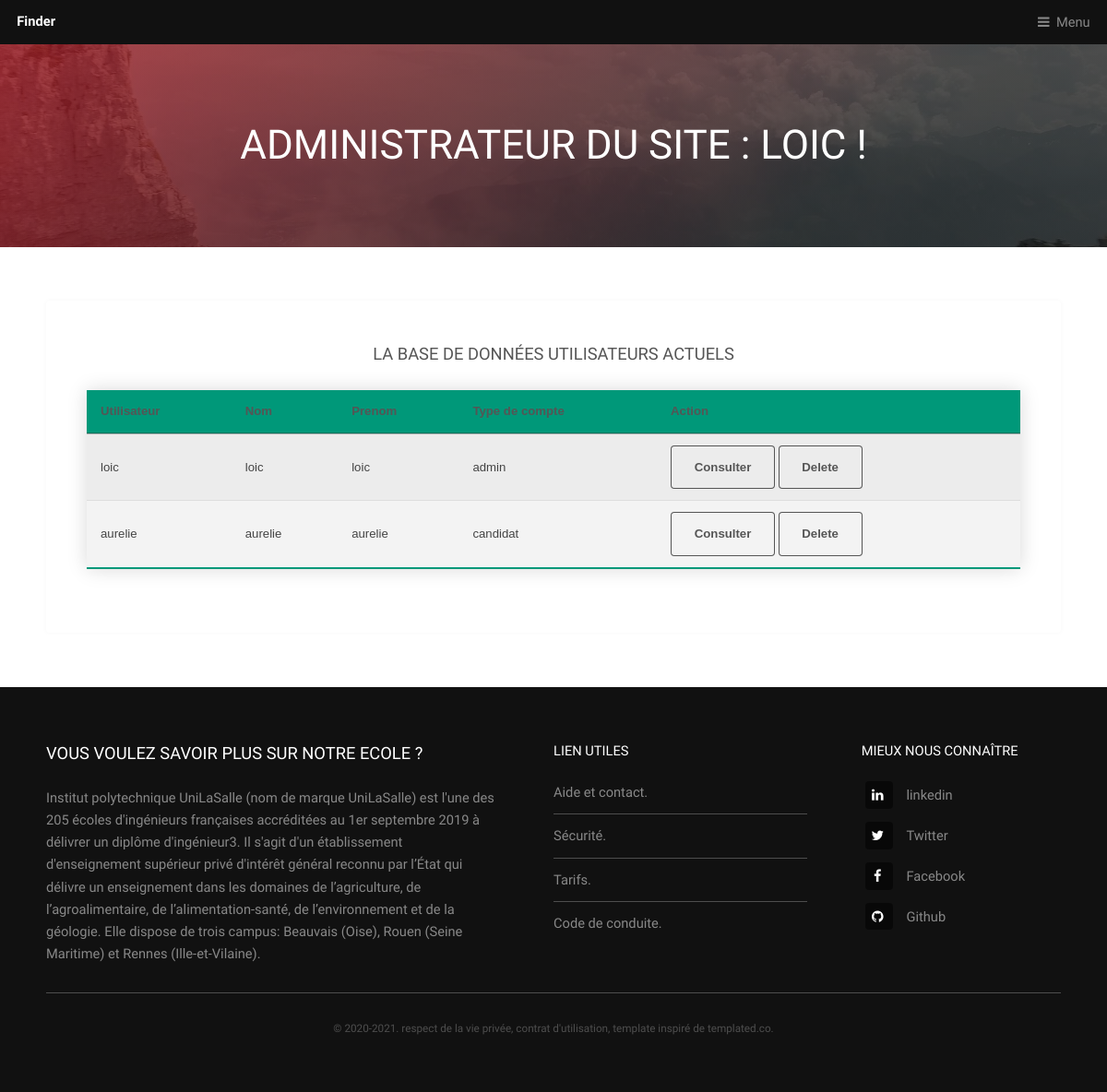
Page /admin (signed in) on the earlier database version.
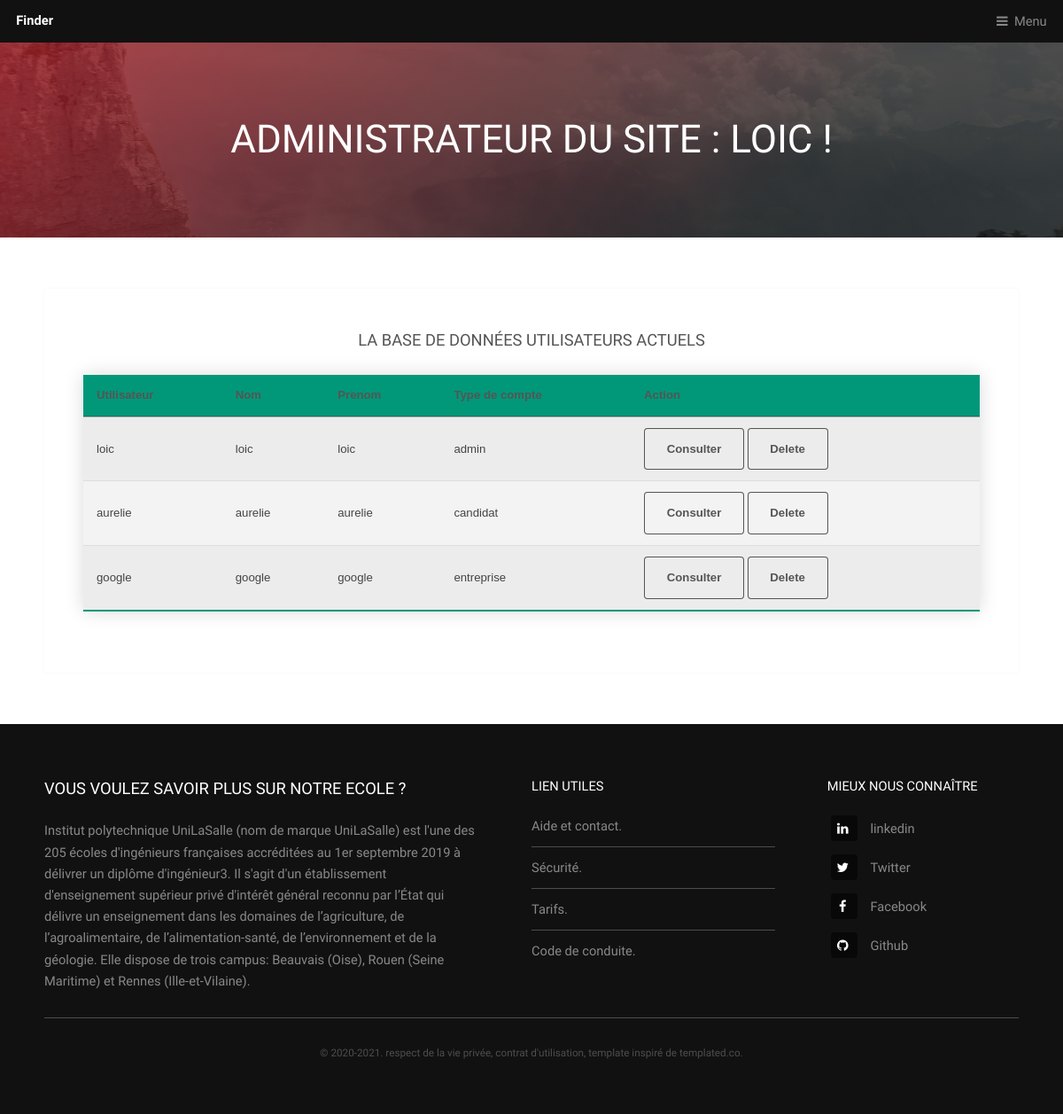
Same page on the later database version.
### website/models.py (models this page shows)
class Candidat(db.Model,UserMixin):
    __tablename__ = "candidat_parent"
    id = db.Column(db.Integer,primary_key = True)
    first_name = db.Column(db.String(10))
    last_name = db.Column(db.String(10))
    username = db.Column(db.String(10), unique =True)
    email = db.Column(db.String(10))
    password = db.Column(db.String(10))
    naissance = db.Column(db.String(10))
    sexe = db.Column(db.String(10))
    compte = db.Column(db.String(10))
    date = db.Column(db.DateTime(timezone=True), default = func.now())
    profil = db.relationship("Candidat_profil",uselist=False, backref="candidat_parent")

### website/views.py (the view)
@views.route("/admin")
@login_required
def admin():
    if current_user.compte !="admin":
        flash("vous n'êtes pas admin !",'fail')
        return redirect(url_for("views.matching"))
    all_candidat = Candidat.query.all()
    return render_template("admin.html",all_candidats = all_candidat)

### website/templates/admin.html (shortened to what this page needs)
{% extends "base.html" %}
    {% block header %}
        <div id="heading" >
            <h1>
                Administrateur du site : {{current_user.username}} !
    		</h1>
		</div>
	{% endblock %}
    {% block main%}
			<section id="main" class="wrapper">
				<div class="inner">
					<div class="content">
						<header>
							<center> <h3> La base de données utilisateurs actuels </h3> </center>
						</header>
                        <table class="styled-table">
                            <thead>
                                <tr>
                                    <th>Utilisateur</th>
                                    <th>Nom</th>
                                    <th>Prenom</th>
                                    <th>Type de compte</th>
                                    <th>Action</th>
                                </tr>
                            </thead>
                            <tbody>
                                {% for candidat in all_candidats %}
                                <tr>
    								<td>  {{candidat.first_name}}  </td>
        							<td>  {{candidat.last_name}} </td>
        							<td>  {{candidat.username}}  </td>
                                    <td>  {{candidat.compte}} </td>
                                    <td>
                                        <button type="submit" name="user_view" value="#"> Consulter </button>
                                        <button type="submit" name="user_delete" value="#"> Delete </button>
                                    </td>
                                </tr>
								{% endfor %}
                            </tbody>
                        </table>
					</div>
				</div>
			</section>
    {% endblock %}

### website/templates/base.html (shortened to what this page needs)
<!DOCTYPE HTML>
<html>
	<head>
		<link rel="stylesheet" href="https://stackpath.bootstrapcdn.com/bootstrap/4.4.1/css/bootstrap.min.css" />
		<link rel="stylesheet" href="../static/css/main.css" />
	</head>
	<body class="is-preload">
			<header id="header">
				<a class="logo" href="/">Finder</a>
				<nav>
					<a href="#menu">Menu</a>
				</nav>
			</header>
        {% block header %}
        {% endblock %}
		{% block main %}
        {% endblock %}
			<footer id="footer">
				<div class="inner">
					<div class="content">
						<section>
							<h3>Vous voulez savoir plus sur notre ecole ? </h3>
							<p>
								<a href="https://www.unilasalle.fr/" target ="_blank">Institut polytechnique UniLaSalle</a> (nom de marque UniLaSalle)
								est l'une des 205 écoles d'ingénieurs françaises accréditées au 1er septembre 2019 à délivrer un diplôme d'ingénieur3.
								Il s'agit d'un établissement d'enseignement supérieur privé d'intérêt général reconnu par l’État qui délivre un enseignement
								dans les domaines de l’agriculture, de l’agroalimentaire, de l’alimentation-santé, de l’environnement et de la géologie.
								Elle dispose de trois campus: Beauvais (Oise), Rouen (Seine Maritime) et Rennes (Ille-et-Vilaine).
							</p>
						</section>
						<section>
							<h4>Lien Utiles</h4>
							<ul class="alt">
								<li><a href="#">Aide et contact.</a></li>
								<li><a href="#">Sécurité.</a></li>
								<li><a href="#">Tarifs.</a></li>
								<li><a href="#">Code de conduite.</a></li>
							</ul>
						</section>
						<section>
							<h4>mieux nous connaître</h4>
							<ul class="plain">
								<li><a href="https://www.linkedin.com" target ="_blank"><i class="icon fa-linkedin">&nbsp;</i>linkedin</a></li>
								<li><a href="https://www.twitter.com" target ="_blank"><i class="icon fa-twitter">&nbsp;</i>Twitter</a></li>
								<li><a href="https://www.facebook.com" target ="_blank"><i class="icon fa-facebook">&nbsp;</i>Facebook</a></li>
								<li><a href="https://www.github.com" target ="_blank"><i class="icon fa-github">&nbsp;</i>Github</a></li>
							</ul>
						</section>
					</div>
					<div class="copyright">
						&copy; 2020-2021.  <a href="#" target ="_blank">respect de la vie privée</a>, <a href="#" target ="_blank">contrat d'utilisation</a>, template inspiré de <a href="https://templated.co/" target ="_blank">templated.co</a>.
					</div>
				</div>
			</footer>
	</body>
</html>

Differences in the rows shown:
added Candidat: first_name "google", last_name "google", username "google", compte "entreprise"
